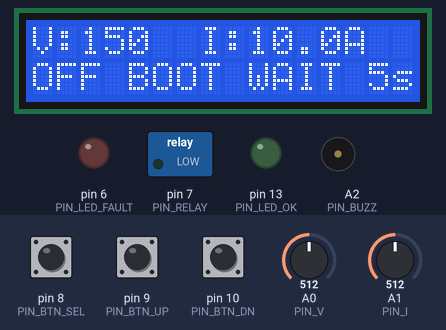
The sketch below on a simulated Arduino Uno, built with avr-gcc and run on an emulated ATmega328P. On the bench: 16×2 character LCD, switched loads named in the sketch (green lamp = pin HIGH), output pins drawn as LEDs (lit = HIGH), buzzer (waves = sounding). The inputs (shaded band) are chosen by the test bench; at power-on: pin 8 (PIN_BTN_SEL) HIGH, pin 10 (PIN_BTN_DN) HIGH, A0 (PIN_V) = 512, pin 9 (PIN_BTN_UP) HIGH, A1 (PIN_I) = 512. EEPROM starts erased; what the sketch prints to the serial monitor is not drawn.

Above: at 2.2 s.
2.3 s: pin 8 (PIN_BTN_SEL) pulled LOW for 0.15 s
At 2.7 s:
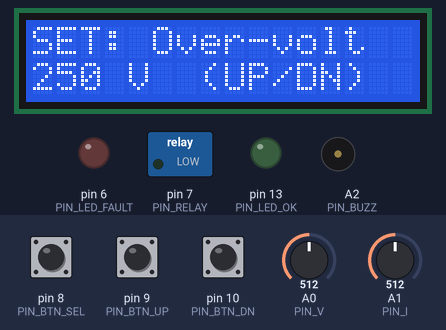
3.9 s: pin 8 (PIN_BTN_SEL) pulled LOW for 1 s
At 5.3 s:
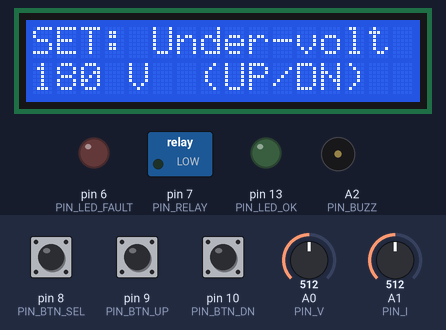
6.4 s: pin 10 (PIN_BTN_DN) pulled LOW for 3.2 s
At 6.8 s:
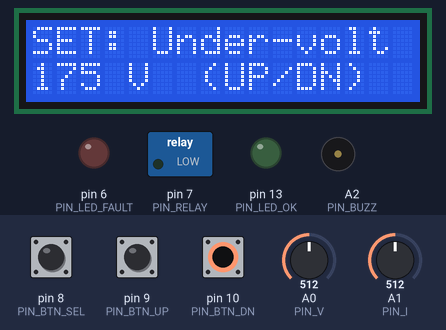
12.6 s: A0 (PIN_V) set to 350
15.6 s: A0 (PIN_V) set to 332
17.5 s: pin 8 (PIN_BTN_SEL) pulled LOW for 0.15 s
At 18.3 s:
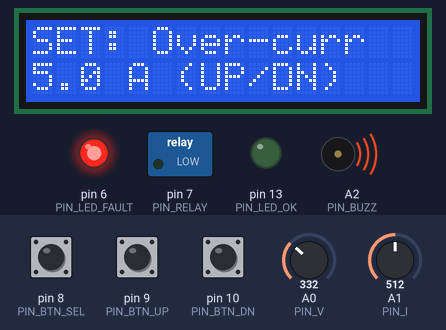
Timing chart, 0 to 34.5 s (numbered marks = the images above; inputs shaded):
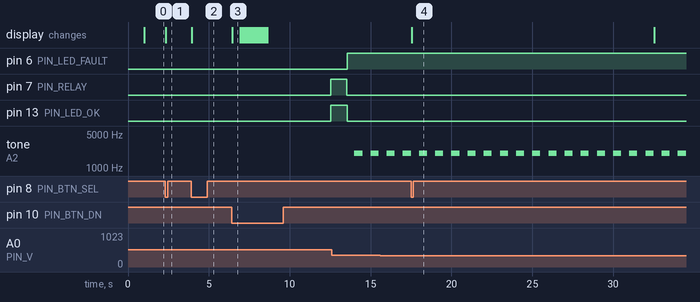

Measured:
- after the input at 2.3 s, the display: changes at once (image 1)
- after the input at 3.9 s, the display: changes at once (image 2)
- after the input at 6.4 s, pin 7 (PIN_RELAY), pin 13 (PIN_LED_OK): LOW → HIGH after 6.1 s; the display: changes at once (image 3)
- after the input at 17.5 s, the display: changes at once (image 4)
- by itself, tone on A2 (PIN_BUZZ): alternates 2000 Hz for 0.50 s and silent for 0.50 s
- what the display in image 3 shows lasts 0.5 s, from 6.4 s to 6.9 s

The sketch:

sketch.ino
```cpp
#include <Arduino.h>
#include <EEPROM.h>
#include <LiquidCrystal.h>
#include <stdio.h>
#include <stdlib.h>
#include <string.h>
#include <ctype.h>

// ---------- hardware map (matches diagram.json) ----------
#define RELAY_ACTIVE_HIGH 1          // set to 0 if your relay module is active-low
const uint8_t PIN_V         = A0;
const uint8_t PIN_I         = A1;
const uint8_t PIN_BTN_SEL   = 8;
const uint8_t PIN_BTN_UP    = 9;
const uint8_t PIN_BTN_DN    = 10;
const uint8_t PIN_RELAY     = 7;
const uint8_t PIN_LED_FAULT = 6;
const uint8_t PIN_LED_OK    = 13;
const uint8_t PIN_BUZZ      = A2;
LiquidCrystal lcd(12, 11, 5, 4, 3, 2);   // RS, E, D4, D5, D6, D7

// ---------- constants ----------
const float    V_FULL_SCALE   = 300.0f;  // volts at ADC = 1023
const float    I_FULL_SCALE   = 20.0f;   // amps  at ADC = 1023
const int      HYST_V         = 5;       // volts of hysteresis for reconnect
const int      SURGE_MARGIN   = 30;      // volts above OV that trips instantly
const float    SC_FACTOR      = 3.0f;    // x over-current limit = short circuit
const float    SC_MAX_A       = 19.0f;   // keep the short-circuit level reachable on a 20 A scale
const float    OC_T2X_MS      = 1000.0f; // trip time at 2x overload
const uint16_t SCAN_MS        = 10;      // protection scan period
const uint32_t PAGE_TIMEOUT   = 15000UL; // menu returns to status page

// ---------- settings (stored in EEPROM) ----------
enum Key : uint8_t { K_OV, K_UV, K_OC, K_TDLY, K_RDLY };
struct Settings {
  uint8_t magic;
  int16_t ov;     // over-voltage limit, V
  int16_t uv;     // under-voltage limit, V
  int16_t oc10;   // over-current limit, tenths of A
  int16_t tdly;   // voltage trip delay, ms
  int16_t rdly;   // reconnect delay, s
};
const uint8_t MAGIC = 0x5A;
Settings cfg;

bool cfgValid(const Settings &s) {
  return s.magic == MAGIC &&
         s.ov >= 200 && s.ov <= 300 &&
         s.uv >= 100 && s.uv <= 220 &&
         (s.ov - s.uv) >= 20 &&
         s.oc10 >= 10 && s.oc10 <= 200 &&
         s.tdly >= 50 && s.tdly <= 2000 &&
         s.rdly >= 1 && s.rdly <= 60;
}
void loadDefaults() {
  cfg.magic = MAGIC; cfg.ov = 250; cfg.uv = 180;
  cfg.oc10 = 50; cfg.tdly = 200; cfg.rdly = 5;
}
void saveCfg() { EEPROM.put(0, cfg); }
void loadCfg() {
  EEPROM.get(0, cfg);
  if (!cfgValid(cfg)) { loadDefaults(); saveCfg(); }
}
bool trySet(uint8_t key, long val) {
  if (val < -30000L || val > 30000L) return false;
  Settings t = cfg;
  switch (key) {
    case K_OV:   t.ov   = (int16_t)val; break;
    case K_UV:   t.uv   = (int16_t)val; break;
    case K_OC:   t.oc10 = (int16_t)val; break;
    case K_TDLY: t.tdly = (int16_t)val; break;
    case K_RDLY: t.rdly = (int16_t)val; break;
    default: return false;
  }
  if (!cfgValid(t)) return false;
  cfg = t;
  saveCfg();
  return true;
}
void adjust(uint8_t key, int dir) {
  long cur, step;
  switch (key) {
    case K_OV:   cur = cfg.ov;   step = 5;  break;
    case K_UV:   cur = cfg.uv;   step = 5;  break;
    case K_OC:   cur = cfg.oc10; step = 5;  break;
    case K_TDLY: cur = cfg.tdly; step = 50; break;
    default:     cur = cfg.rdly; step = 1;  break;
  }
  trySet(key, cur + dir * step);
}

// ---------- protection state ----------
enum State : uint8_t { ST_WAIT, ST_ON, ST_LATCHED };
enum Cause : uint8_t { C_NONE, C_OV, C_UV, C_OC, C_SC, C_BOOT };
State    state = ST_WAIT;
Cause    lastCause = C_BOOT;
bool     relayOn = false;
float    volts = 0, amps = 0;
float    heat = 0;
bool     ovArm = false, uvArm = false;
uint32_t ovStart = 0, uvStart = 0, waitStart = 0;
uint32_t buzzUntil = 0, tScan = 0, tLcd = 0, tLog = 0, tLastKey = 0;
bool     buzzOn = false, logOn = false;
uint8_t  page = 0;               // 0 = status, 1..5 = settings pages

const char *causeName(uint8_t c) {
  switch (c) {
    case C_OV: return "OV";
    case C_UV: return "UV";
    case C_OC: return "OC";
    case C_SC: return "SC";
    case C_BOOT: return "BOOT";
    default: return "NONE";
  }
}
const char *stateName() {
  return state == ST_ON ? "ON" : (state == ST_WAIT ? "WAIT" : "LATCHED");
}
void stamp() { Serial.print('['); Serial.print(millis()); Serial.print(F(" ms] ")); }

void setRelay(bool on) {
  relayOn = on;
  digitalWrite(PIN_RELAY, (on == (RELAY_ACTIVE_HIGH != 0)) ? HIGH : LOW);
}
void connectLoad() {
  setRelay(true);
  state = ST_ON; heat = 0; ovArm = false; uvArm = false;
  stamp(); Serial.println(F("RELAY ON  - load connected"));
}
void trip(uint8_t c, bool latch, uint32_t now) {
  setRelay(false);
  lastCause = (Cause)c; heat = 0; ovArm = false; uvArm = false;
  state = latch ? ST_LATCHED : ST_WAIT;
  waitStart = now; buzzUntil = now + 400;
  stamp();
  Serial.print(F("TRIP ")); Serial.print(causeName(c));
  Serial.print(F("  V=")); Serial.print(volts, 1);
  Serial.print(F("  I=")); Serial.print(amps, 1);
  Serial.println(latch ? F("  -> relay OFF, LATCHED (send RESET)")
                       : F("  -> relay OFF, auto-reconnect when safe"));
}
void doReset(uint32_t now) {
  if (state != ST_LATCHED) { Serial.println(F("Nothing to reset.")); return; }
  state = ST_WAIT; waitStart = now; heat = 0;
  stamp(); Serial.println(F("RESET - waiting reconnect delay"));
}

float readScaled(uint8_t pin, float fullScale) {
  uint32_t sum = 0;
  for (uint8_t i = 0; i < 8; i++) sum += analogRead(pin);
  return (sum / 8.0f) * fullScale / 1023.0f;
}

void protect(uint32_t now, uint32_t dt) {
  const float oc = cfg.oc10 / 10.0f;
  if (state == ST_ON) {
    if (volts > cfg.ov + SURGE_MARGIN) { trip(C_OV, false, now); return; }
    if (volts > cfg.ov) {
      if (!ovArm) { ovArm = true; ovStart = now; }
      else if (now - ovStart >= (uint32_t)cfg.tdly) { trip(C_OV, false, now); return; }
    } else ovArm = false;
    if (volts < cfg.uv) {
      if (!uvArm) { uvArm = true; uvStart = now; }
      else if (now - uvStart >= (uint32_t)cfg.tdly) { trip(C_UV, false, now); return; }
    } else uvArm = false;

    float sc = oc * SC_FACTOR;
    if (sc > SC_MAX_A) sc = SC_MAX_A;
    if (amps > sc) { trip(C_SC, true, now); return; }
    if (amps > oc) {
      float r = amps / oc;
      heat += (r * r - 1.0f) * (float)dt;
      if (heat >= OC_T2X_MS * 3.0f) { trip(C_OC, true, now); return; }
    } else {
      heat -= 0.5f * (float)dt;
      if (heat < 0) heat = 0;
    }
  } else if (state == ST_WAIT) {
    bool ok = (volts <= cfg.ov - HYST_V) && (volts >= cfg.uv + HYST_V);
    if (!ok) waitStart = now;
    else if (now - waitStart >= (uint32_t)cfg.rdly * 1000UL) connectLoad();
  }
}

// ---------- buttons ----------
struct Btn { uint8_t pin; bool raw, stable, repeat; uint32_t tChange, tRepeat; };
Btn bSel = {PIN_BTN_SEL, false, false, false, 0, 0};
Btn bUp  = {PIN_BTN_UP,  false, false, true,  0, 0};
Btn bDn  = {PIN_BTN_DN,  false, false, true,  0, 0};

bool btnEvent(uint8_t pin, bool &rawState, bool &stableState, bool repeat,
              uint32_t &tChange, uint32_t &tRepeat, uint32_t now) {
  bool raw = (digitalRead(pin) == LOW);
  if (raw != rawState) { rawState = raw; tChange = now; }
  if (now - tChange >= 30 && raw != stableState) {
    stableState = raw;
    if (raw) { tRepeat = now + 500; return true; }
    return false;
  }
  if (repeat && stableState && (int32_t)(now - tRepeat) >= 0) {
    tRepeat = now + 120;
    return true;
  }
  return false;
}
const uint8_t PAGE_KEY[] = {0, K_OV, K_UV, K_OC, K_TDLY, K_RDLY};
void handleButtons(uint32_t now) {
  if (btnEvent(bSel.pin, bSel.raw, bSel.stable, bSel.repeat, bSel.tChange, bSel.tRepeat, now)) { page = (page + 1) % 6; tLastKey = now; tLcd = 0; }
  int dir = 0;
  if (btnEvent(bUp.pin, bUp.raw, bUp.stable, bUp.repeat, bUp.tChange, bUp.tRepeat, now)) dir = +1;
  if (btnEvent(bDn.pin, bDn.raw, bDn.stable, bDn.repeat, bDn.tChange, bDn.tRepeat, now)) dir = -1;
  if (dir != 0) {
    tLastKey = now; tLcd = 0;
    if (page == 0) { if (dir > 0) doReset(now); }
    else adjust(PAGE_KEY[page], dir);
  }
  if (page != 0 && now - tLastKey > PAGE_TIMEOUT) page = 0;
}

// ---------- LCD ----------
void lcdLine(uint8_t row, const char *t) {
  lcd.setCursor(0, row);
  uint8_t n = 0;
  while (t[n] && n < 16) { lcd.write(t[n]); n++; }
  while (n < 16) { lcd.write(' '); n++; }
}
void updateLcd(uint32_t now) {
  if (now - tLcd < 200) return;
  tLcd = now;
  char a[24], b[24];
  if (page == 0) {
    int v = (int)(volts + 0.5f);
    int i10 = (int)(amps * 10.0f + 0.5f);
    snprintf(a, sizeof(a), "V:%3d  I:%2d.%dA", v, i10 / 10, i10 % 10);
    if (state == ST_ON) {
      snprintf(b, sizeof(b), "ON  load OK");
    } else if (state == ST_WAIT) {
      long rem = (long)cfg.rdly - (long)((now - waitStart) / 1000UL);
      if (rem < 0) rem = 0;
      snprintf(b, sizeof(b), "OFF %s WAIT %lds", causeName(lastCause), rem);
    } else {
      snprintf(b, sizeof(b), "%s LATCH UP=RST", causeName(lastCause));
    }
  } else {
    const char *names[] = {"", "Over-volt", "Under-volt", "Over-curr", "Trip delay", "Reconnect"};
    snprintf(a, sizeof(a), "SET: %s", names[page]);
    switch (page) {
      case 1: snprintf(b, sizeof(b), "%d V  (UP/DN)", cfg.ov); break;
      case 2: snprintf(b, sizeof(b), "%d V  (UP/DN)", cfg.uv); break;
      case 3: snprintf(b, sizeof(b), "%d.%d A (UP/DN)", cfg.oc10 / 10, cfg.oc10 % 10); break;
      case 4: snprintf(b, sizeof(b), "%d ms (UP/DN)", cfg.tdly); break;
      default: snprintf(b, sizeof(b), "%d s  (UP/DN)", cfg.rdly); break;
    }
  }
  lcdLine(0, a); lcdLine(1, b);
}

// ---------- indicators ----------
void updateOutputs(uint32_t now) {
  digitalWrite(PIN_LED_OK, relayOn ? HIGH : LOW);
  bool red = false;
  if (state == ST_LATCHED) red = true;
  else if (state == ST_WAIT && lastCause != C_BOOT) red = ((now / 250) % 2) == 0;
  digitalWrite(PIN_LED_FAULT, red ? HIGH : LOW);

  bool want = false;
  if (state == ST_LATCHED) want = ((now / 500) % 2) == 0;
  else if ((int32_t)(buzzUntil - now) > 0) want = true;
  if (want && !buzzOn) { tone(PIN_BUZZ, 2000); buzzOn = true; }
  else if (!want && buzzOn) { noTone(PIN_BUZZ); buzzOn = false; }
}

// ---------- serial interface ----------
void printSettings() {
  Serial.print(F("OV="));   Serial.print(cfg.ov);   Serial.print(F(" V  "));
  Serial.print(F("UV="));   Serial.print(cfg.uv);   Serial.print(F(" V  "));
  Serial.print(F("OC="));   Serial.print(cfg.oc10 / 10.0f, 1); Serial.print(F(" A  "));
  Serial.print(F("TDLY=")); Serial.print(cfg.tdly); Serial.print(F(" ms  "));
  Serial.print(F("RDLY=")); Serial.print(cfg.rdly); Serial.println(F(" s"));
}
void printStatus() {
  Serial.print(F("STATE=")); Serial.print(stateName());
  Serial.print(F("  RELAY=")); Serial.print(relayOn ? F("ON") : F("OFF"));
  Serial.print(F("  V=")); Serial.print(volts, 1);
  Serial.print(F("  I=")); Serial.print(amps, 1);
  Serial.print(F("  LAST_FAULT=")); Serial.println(causeName(lastCause));
}
void printHelp() {
  Serial.println(F("Commands (case-insensitive, end with Enter):"));
  Serial.println(F("  STATUS             show state, voltage, current"));
  Serial.println(F("  GET                show settings"));
  Serial.println(F("  SET OV <200-300>   over-voltage limit (V)"));
  Serial.println(F("  SET UV <100-220>   under-voltage limit (V), OV-UV >= 20"));
  Serial.println(F("  SET OC <1-20>      over-current limit (A, e.g. 7.5)"));
  Serial.println(F("  SET TDLY <50-2000> voltage trip delay (ms)"));
  Serial.println(F("  SET RDLY <1-60>    reconnect delay (s)"));
  Serial.println(F("  RESET              clear latched over-current fault"));
  Serial.println(F("  DEFAULTS           restore factory settings"));
  Serial.println(F("  LOG ON|OFF         1 Hz measurement stream"));
}
void processLine(char *line, uint32_t now) {
  for (char *p = line; *p; ++p) *p = toupper((unsigned char)*p);
  char *cmd = strtok(line, " \t");
  if (!cmd) return;
  if (!strcmp(cmd, "HELP")) printHelp();
  else if (!strcmp(cmd, "STATUS")) printStatus();
  else if (!strcmp(cmd, "GET")) printSettings();
  else if (!strcmp(cmd, "RESET")) doReset(now);
  else if (!strcmp(cmd, "DEFAULTS")) {
    loadDefaults(); saveCfg();
    Serial.println(F("OK defaults restored")); printSettings();
  }
  else if (!strcmp(cmd, "LOG")) {
    char *a = strtok(NULL, " \t");
    if (a && !strcmp(a, "ON")) { logOn = true; Serial.println(F("OK log on")); }
    else if (a && !strcmp(a, "OFF")) { logOn = false; Serial.println(F("OK log off")); }
    else Serial.println(F("ERR usage: LOG ON|OFF"));
  }
  else if (!strcmp(cmd, "SET")) {
    char *k = strtok(NULL, " \t");
    char *v = strtok(NULL, " \t");
    if (!k || !v) { Serial.println(F("ERR usage: SET <OV|UV|OC|TDLY|RDLY> <value>")); return; }
    int key = -1; long val = 0;
    if (!strcmp(k, "OV")) { key = K_OV; val = atol(v); }
    else if (!strcmp(k, "UV")) { key = K_UV; val = atol(v); }
    else if (!strcmp(k, "OC")) { key = K_OC; val = (long)(atof(v) * 10.0 + 0.5); }
    else if (!strcmp(k, "TDLY")) { key = K_TDLY; val = atol(v); }
    else if (!strcmp(k, "RDLY")) { key = K_RDLY; val = atol(v); }
    if (key < 0) { Serial.println(F("ERR unknown setting")); return; }
    if (trySet(key, val)) { Serial.print(F("OK ")); printSettings(); tLcd = 0; }
    else Serial.println(F("ERR value out of range or breaks OV-UV >= 20 rule"));
  }
  else Serial.println(F("ERR unknown command, type HELP"));
}
char rxBuf[40]; uint8_t rxLen = 0;
void handleSerial(uint32_t now) {
  while (Serial.available()) {
    char c = (char)Serial.read();
    if (c == '\n' || c == '\r') {
      if (rxLen > 0) { rxBuf[rxLen] = 0; processLine(rxBuf, now); rxLen = 0; }
    } else if (rxLen < sizeof(rxBuf) - 1) rxBuf[rxLen++] = c;
    else rxLen = 0;   // line too long: discard
  }
}
void streamLog(uint32_t now) {
  if (!logOn || now - tLog < 1000) return;
  tLog = now;
  Serial.print(F("LOG t=")); Serial.print(now / 1000);
  Serial.print(F("s V=")); Serial.print(volts, 1);
  Serial.print(F(" I=")); Serial.print(amps, 1);
  Serial.print(F(" STATE=")); Serial.println(stateName());
}

// ---------- Arduino entry points ----------
void setup() {
  pinMode(PIN_RELAY, OUTPUT); setRelay(false);
  pinMode(PIN_LED_FAULT, OUTPUT); pinMode(PIN_LED_OK, OUTPUT);
  pinMode(PIN_BUZZ, OUTPUT);
  pinMode(PIN_BTN_SEL, INPUT_PULLUP);
  pinMode(PIN_BTN_UP, INPUT_PULLUP);
  pinMode(PIN_BTN_DN, INPUT_PULLUP);
  Serial.begin(9600);
  lcd.begin(16, 2);
  loadCfg();
  volts = readScaled(PIN_V, V_FULL_SCALE);
  amps  = readScaled(PIN_I, I_FULL_SCALE);
  waitStart = millis();
  lcdLine(0, "Voltage Protect"); lcdLine(1, "Mostofa Tanvir Sourov");
  Serial.println(F("\n=== Voltage Protector ready (type HELP) ==="));
  printSettings();
  Serial.println(F("Power-up delay running, load is OFF until voltage is safe."));
  delay(800);
}

void loop() {
  uint32_t now = millis();
  if (now - tScan >= SCAN_MS) {
    uint32_t dt = now - tScan;
    tScan = now;
    volts = readScaled(PIN_V, V_FULL_SCALE);
    amps  = readScaled(PIN_I, I_FULL_SCALE);
    protect(now, dt);
  }
  handleButtons(now);
  handleSerial(now);
  updateOutputs(now);
  updateLcd(now);
  streamLog(now);
}
```
